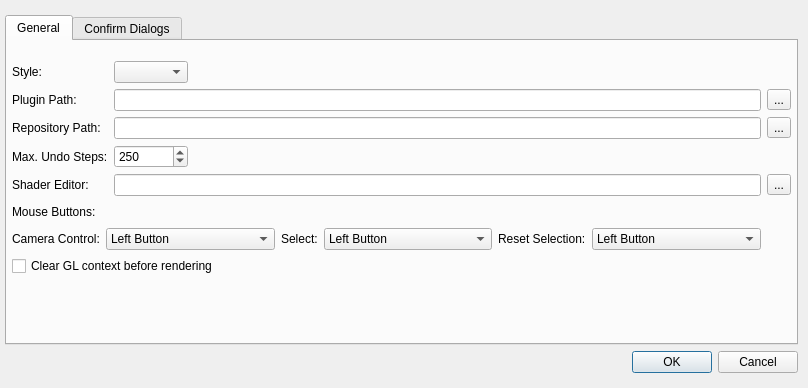
<?xml version="1.0" encoding="UTF-8"?>
<ui version="4.0">
 <class>SettingsDialog</class>
 <widget class="QDialog" name="SettingsDialog">
  <property name="geometry">
   <rect>
    <x>0</x>
    <y>0</y>
    <width>808</width>
    <height>388</height>
   </rect>
  </property>
  <property name="windowTitle">
   <string>Settings</string>
  </property>
  <layout class="QVBoxLayout">
   <property name="spacing">
    <number>-1</number>
   </property>
   <property name="leftMargin">
    <number>5</number>
   </property>
   <property name="topMargin">
    <number>15</number>
   </property>
   <property name="rightMargin">
    <number>10</number>
   </property>
   <property name="bottomMargin">
    <number>15</number>
   </property>
   <item>
    <widget class="QTabWidget" name="m_settingTabWidget">
     <property name="sizePolicy">
      <sizepolicy hsizetype="MinimumExpanding" vsizetype="MinimumExpanding">
       <horstretch>0</horstretch>
       <verstretch>0</verstretch>
      </sizepolicy>
     </property>
     <property name="currentIndex">
      <number>0</number>
     </property>
     <widget class="QWidget" name="m_editorSettingsWidget">
      <attribute name="title">
       <string>General</string>
      </attribute>
      <layout class="QGridLayout" name="gridLayout">
       <property name="leftMargin">
        <number>5</number>
       </property>
       <property name="topMargin">
        <number>20</number>
       </property>
       <property name="rightMargin">
        <number>5</number>
       </property>
       <property name="bottomMargin">
        <number>5</number>
       </property>
       <item row="0" column="0">
        <widget class="QLabel" name="label_10">
         <property name="text">
          <string>Style:</string>
         </property>
        </widget>
       </item>
       <item row="0" column="1">
        <widget class="QComboBox" name="m_styleCombo"/>
       </item>
       <item row="0" column="3">
        <spacer>
         <property name="orientation">
          <enum>Qt::Horizontal</enum>
         </property>
         <property name="sizeType">
          <enum>QSizePolicy::MinimumExpanding</enum>
         </property>
         <property name="sizeHint" stdset="0">
          <size>
           <width>171</width>
           <height>20</height>
          </size>
         </property>
        </spacer>
       </item>
       <item row="1" column="0">
        <widget class="QLabel" name="label">
         <property name="whatsThis">
          <string>The directory specified here will be searched for additionally editor plugins</string>
         </property>
         <property name="text">
          <string>Plugin Path:</string>
         </property>
        </widget>
       </item>
       <item row="1" column="1" colspan="3">
        <widget class="QLineEdit" name="m_plugInPath"/>
       </item>
       <item row="1" column="4">
        <widget class="QToolButton" name="m_setPluginPath">
         <property name="text">
          <string>...</string>
         </property>
        </widget>
       </item>
       <item row="2" column="0">
        <widget class="QLabel" name="label_17">
         <property name="text">
          <string>Repository Path:</string>
         </property>
        </widget>
       </item>
       <item row="2" column="1" colspan="3">
        <widget class="QLineEdit" name="m_repositoryPath"/>
       </item>
       <item row="2" column="4">
        <widget class="QToolButton" name="m_setRepositoryPath">
         <property name="text">
          <string>...</string>
         </property>
        </widget>
       </item>
       <item row="3" column="0">
        <widget class="QLabel" name="label_7">
         <property name="text">
          <string>Max. Undo Steps:</string>
         </property>
        </widget>
       </item>
       <item row="3" column="1">
        <widget class="QSpinBox" name="m_undoSteps">
         <property name="minimumSize">
          <size>
           <width>71</width>
           <height>0</height>
          </size>
         </property>
         <property name="toolTip">
          <string>Indicates the maximum number of steps that can be undone. 
Note that if you set this to unlimited the editor may consume much memory if you perform many operations on one single scene.</string>
         </property>
         <property name="wrapping">
          <bool>true</bool>
         </property>
         <property name="specialValueText">
          <string>Unlimited</string>
         </property>
         <property name="minimum">
          <number>0</number>
         </property>
         <property name="maximum">
          <number>1000</number>
         </property>
         <property name="value">
          <number>250</number>
         </property>
        </widget>
       </item>
       <item row="3" column="3">
        <spacer>
         <property name="orientation">
          <enum>Qt::Horizontal</enum>
         </property>
         <property name="sizeType">
          <enum>QSizePolicy::MinimumExpanding</enum>
         </property>
         <property name="sizeHint" stdset="0">
          <size>
           <width>171</width>
           <height>20</height>
          </size>
         </property>
        </spacer>
       </item>
       <item row="4" column="0">
        <widget class="QLabel" name="label_2">
         <property name="whatsThis">
          <string>The application specified here will be used when you click the edit button next to a shader in the editor</string>
         </property>
         <property name="text">
          <string>Shader Editor:</string>
         </property>
        </widget>
       </item>
       <item row="4" column="1" colspan="3">
        <widget class="QLineEdit" name="m_shaderEditor"/>
       </item>
       <item row="4" column="4">
        <widget class="QToolButton" name="m_setShaderEditor">
         <property name="text">
          <string>...</string>
         </property>
        </widget>
       </item>
       <item row="5" column="0">
        <widget class="QLabel" name="label_11">
         <property name="text">
          <string>Mouse Buttons:</string>
         </property>
        </widget>
       </item>
       <item row="5" column="1" colspan="4">
        <spacer>
         <property name="orientation">
          <enum>Qt::Horizontal</enum>
         </property>
         <property name="sizeType">
          <enum>QSizePolicy::MinimumExpanding</enum>
         </property>
         <property name="sizeHint" stdset="0">
          <size>
           <width>481</width>
           <height>20</height>
          </size>
         </property>
        </spacer>
       </item>
       <item row="6" column="0" colspan="4">
        <layout class="QHBoxLayout">
         <item>
          <widget class="QLabel" name="label_12">
           <property name="sizePolicy">
            <sizepolicy hsizetype="Fixed" vsizetype="Preferred">
             <horstretch>0</horstretch>
             <verstretch>0</verstretch>
            </sizepolicy>
           </property>
           <property name="text">
            <string>Camera Control:</string>
           </property>
          </widget>
         </item>
         <item>
          <widget class="QComboBox" name="m_cameraMoveButton">
           <item>
            <property name="text">
             <string>Left Button</string>
            </property>
           </item>
           <item>
            <property name="text">
             <string>Right Button</string>
            </property>
           </item>
           <item>
            <property name="text">
             <string>Middle Button</string>
            </property>
           </item>
          </widget>
         </item>
         <item>
          <widget class="QLabel" name="label_13">
           <property name="sizePolicy">
            <sizepolicy hsizetype="Fixed" vsizetype="Preferred">
             <horstretch>0</horstretch>
             <verstretch>0</verstretch>
            </sizepolicy>
           </property>
           <property name="text">
            <string>Select:</string>
           </property>
          </widget>
         </item>
         <item>
          <widget class="QComboBox" name="m_selectButton">
           <property name="currentIndex">
            <number>0</number>
           </property>
           <item>
            <property name="text">
             <string>Left Button</string>
            </property>
           </item>
           <item>
            <property name="text">
             <string>Right Button</string>
            </property>
           </item>
           <item>
            <property name="text">
             <string>Middle Button</string>
            </property>
           </item>
          </widget>
         </item>
         <item>
          <widget class="QLabel" name="label_14">
           <property name="sizePolicy">
            <sizepolicy hsizetype="Fixed" vsizetype="Preferred">
             <horstretch>0</horstretch>
             <verstretch>0</verstretch>
            </sizepolicy>
           </property>
           <property name="text">
            <string>Reset Selection:</string>
           </property>
          </widget>
         </item>
         <item>
          <widget class="QComboBox" name="m_resetSelectButton">
           <property name="currentIndex">
            <number>0</number>
           </property>
           <item>
            <property name="text">
             <string>Left Button</string>
            </property>
           </item>
           <item>
            <property name="text">
             <string>Right Button</string>
            </property>
           </item>
           <item>
            <property name="text">
             <string>Middle Button</string>
            </property>
           </item>
          </widget>
         </item>
        </layout>
       </item>
       <item row="7" column="0" colspan="4">
        <widget class="QCheckBox" name="m_glClear">
         <property name="text">
          <string>Clear GL context before rendering</string>
         </property>
        </widget>
       </item>
       <item row="8" column="2">
        <spacer>
         <property name="orientation">
          <enum>Qt::Vertical</enum>
         </property>
         <property name="sizeType">
          <enum>QSizePolicy::MinimumExpanding</enum>
         </property>
         <property name="sizeHint" stdset="0">
          <size>
           <width>20</width>
           <height>21</height>
          </size>
         </property>
        </spacer>
       </item>
      </layout>
     </widget>
     <widget class="QWidget" name="m_dialogWidget">
      <attribute name="title">
       <string>Confirm Dialogs</string>
      </attribute>
      <layout class="QGridLayout">
       <property name="leftMargin">
        <number>5</number>
       </property>
       <property name="topMargin">
        <number>20</number>
       </property>
       <property name="rightMargin">
        <number>5</number>
       </property>
       <property name="bottomMargin">
        <number>5</number>
       </property>
       <item row="0" column="0">
        <widget class="QLabel" name="label_15">
         <property name="sizePolicy">
          <sizepolicy hsizetype="Fixed" vsizetype="Preferred">
           <horstretch>0</horstretch>
           <verstretch>0</verstretch>
          </sizepolicy>
         </property>
         <property name="toolTip">
          <string>This option specifies the editor's behavior if the transformation of a scene graph node is not in sync with the transformation stored in the scene graph node representation. This may happen, if you have changed the transformation by using some lua code or a custom plugin</string>
         </property>
         <property name="statusTip">
          <string>This option specifies the editor's behavior if the transformation of a scene graph node is not in sync with the transformation stored in the scene graph node representation. This may happen, if you have changed the transformation by using some lua code or a custom plugin</string>
         </property>
         <property name="whatsThis">
          <string>This option specifies the editor's behavior if the transformation of a scene graph node is not in sync with the transformation stored in the scene graph node representation. This may happen, if you have changed the transformation by using some lua code or a custom plugin</string>
         </property>
         <property name="text">
          <string>Transformation Mismatch Behavior:</string>
         </property>
        </widget>
       </item>
       <item row="0" column="1">
        <widget class="QComboBox" name="m_transMismatchBehavior">
         <item>
          <property name="text">
           <string>Ask</string>
          </property>
         </item>
         <item>
          <property name="text">
           <string>Use current transformation</string>
          </property>
         </item>
         <item>
          <property name="text">
           <string>Reset to scene graph transformation</string>
          </property>
         </item>
        </widget>
       </item>
       <item row="1" column="0">
        <widget class="QLabel" name="label_16">
         <property name="toolTip">
          <string>Specifies the behavior if the scene description file (.scn file) has been changed outside of the editor. It is not recommended to use the &quot;Always reload&quot; option, since sometimes a change is detected although you have only pressed the save button within the editor.</string>
         </property>
         <property name="whatsThis">
          <string>Specifies the behavior if the scene description file (.scn file) has been changed outside of the editor. It is not recommended to use the &quot;Always reload&quot; option, since sometimes a change is detected although you have only pressed the save button within the editor.</string>
         </property>
         <property name="text">
          <string>Scene File Changed:</string>
         </property>
        </widget>
       </item>
       <item row="1" column="1">
        <widget class="QComboBox" name="m_sceneFileChangedBehavior">
         <item>
          <property name="text">
           <string>Ask</string>
          </property>
         </item>
         <item>
          <property name="text">
           <string>Ignore</string>
          </property>
         </item>
         <item>
          <property name="text">
           <string>Always reload (not recommended)</string>
          </property>
         </item>
        </widget>
       </item>
       <item row="2" column="1">
        <spacer>
         <property name="orientation">
          <enum>Qt::Vertical</enum>
         </property>
         <property name="sizeType">
          <enum>QSizePolicy::MinimumExpanding</enum>
         </property>
         <property name="sizeHint" stdset="0">
          <size>
           <width>20</width>
           <height>40</height>
          </size>
         </property>
        </spacer>
       </item>
      </layout>
     </widget>
    </widget>
   </item>
   <item>
    <widget class="QDialogButtonBox" name="buttonBox">
     <property name="orientation">
      <enum>Qt::Horizontal</enum>
     </property>
     <property name="standardButtons">
      <set>QDialogButtonBox::Cancel|QDialogButtonBox::Ok</set>
     </property>
    </widget>
   </item>
  </layout>
 </widget>
 <resources/>
 <connections>
  <connection>
   <sender>buttonBox</sender>
   <signal>accepted()</signal>
   <receiver>SettingsDialog</receiver>
   <slot>accept()</slot>
   <hints>
    <hint type="sourcelabel">
     <x>205</x>
     <y>49</y>
    </hint>
    <hint type="destinationlabel">
     <x>205</x>
     <y>35</y>
    </hint>
   </hints>
  </connection>
  <connection>
   <sender>buttonBox</sender>
   <signal>rejected()</signal>
   <receiver>SettingsDialog</receiver>
   <slot>reject()</slot>
   <hints>
    <hint type="sourcelabel">
     <x>205</x>
     <y>49</y>
    </hint>
    <hint type="destinationlabel">
     <x>205</x>
     <y>35</y>
    </hint>
   </hints>
  </connection>
 </connections>
</ui>
